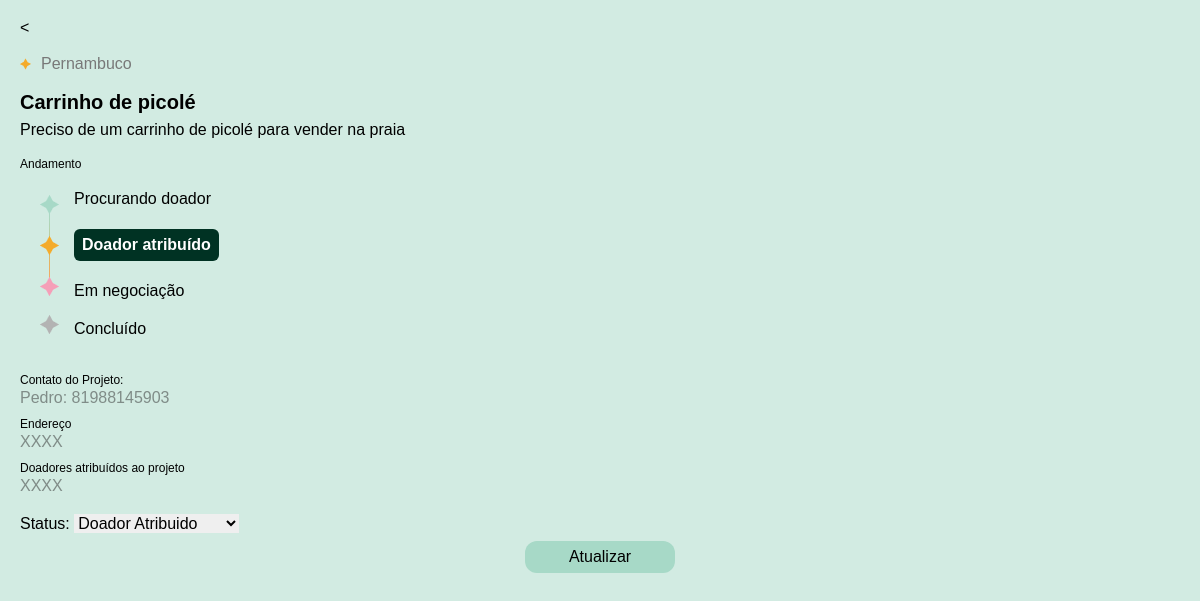
Before: /demand/1/ with the older database file.
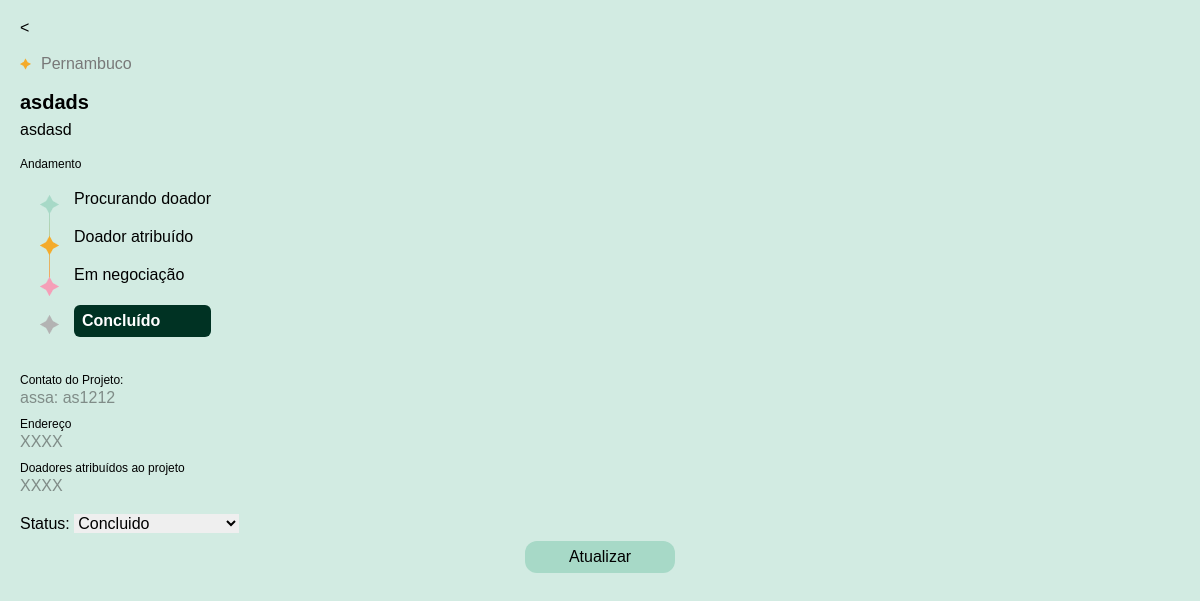
After: the same page with the newer database file.
### fullapp/models.py (models this page shows, shortened)
class Demand(models.Model):
    user = models.ForeignKey(User, on_delete=models.CASCADE, null=True, blank=True)
    title = models.CharField(max_length=255, null=True, blank=True)
    description = models.CharField(max_length=255, null=True, blank=True)
    status = models.CharField(choices=get_choices(StatusEnum), default=StatusEnum.IN_ANALISYS, max_length=255, null=True, blank=True)
    region = models.CharField(choices=get_choices(RegionEnum), default=RegionEnum.PERNAMBUCO, max_length=255, null=True, blank=True)
    user = models.ForeignKey(User, on_delete=models.CASCADE, null=True, blank=True)
    created_at = models.DateTimeField(auto_now_add=True)

class User(AbstractUser):
    ADMIN = 1
    AMBASSADOR = 2
    USER = 3
    ROLE_CHOICES = (
        (ADMIN, 'Admin'),
        (AMBASSADOR, 'Ambassador'),
        (USER, 'User'),
    )
    role = models.PositiveSmallIntegerField(choices=ROLE_CHOICES, default=USER)
    name = models.CharField(max_length=255, null=True, blank=True)
    phone = models.CharField(max_length=255, null=True, blank=True)
    email = models.CharField(max_length=255, null=True, blank=True)
    password = models.CharField(max_length=255, null=True, blank=True)
    project = models.CharField(max_length=50, null=True, blank=True)
    objective = models.CharField(max_length=255, null=True, blank=True)
    region = models.CharField(choices=get_choices(RegionEnum), default=RegionEnum.PERNAMBUCO, max_length=255, null=True, blank=True)

### fullapp/views.py (the view)
# urls.py: path('demand/<int:demand_id>/', demand_detail, name='demand_detail'),
def demand_detail(request, demand_id):
    demand = get_object_or_404(Demand, id=demand_id)
    if request.method == 'POST':
        form = DemandStatusForm(request.POST, instance=demand)
        if form.is_valid():
            form.save()
            return redirect('demand_detail', demand_id=demand.id)
    else:
        form = DemandStatusForm(instance=demand)
    return render(request, 'embassor/demand_detail.html', {'demand': demand, 'form': form})

### fullapp/forms.py
class DemandStatusForm(forms.ModelForm):
    status = forms.ChoiceField(choices=get_choices(StatusEnum))
    class Meta:
        model = Demand
        fields = ['status']

### fullapp/templates/embassor/demand_detail.html (shortened to what this page needs)
<!DOCTYPE html>
<html lang="en">
<head>
    <script src="https://cdn.tailwindcss.com"></script>
</head>
<body>
    <div class="back">
        <a href="/home"><</a>
    </div>
    <div class="region">
        <img src="../../static/img/vetor.png" alt="">
        <p>{{ demand.region }}</p>
    </div>
    <div class="title mb-6">
        <h1 class="font-bold text-[20px]">{{ demand.title }}</h1>
        <h2 class="text-[16px]">{{ demand.description }}</h2>
        <p>Andamento</p>
    </div>
    <div class="stage relative h-[140px]">
        <img src="../../static/img/vetor2.png" alt="" class="absolute left-[40px]">
        <div class="absolute left-[74px] flex flex-col gap-[22px]">
            {% if demand.status == 'Buscando Doadores' %}
            <p class="font-bold text-white bg-[#003223] px-2 py-2 rounded-md">Procurando doador</p>
            {% else %}
                <p>Procurando doador</p>
            {% endif %}
            {% if demand.status == 'Doador Atribuido' %}
                <p class="font-bold text-white bg-[#003223] px-2 py-2 rounded-md">Doador atribuído</p>
            {% else %}
                <p>Doador atribuído</p>
            {% endif %}
            {% if demand.status == 'Em negociação' %}
                <p class="font-bold text-white bg-[#003223] px-2 py-2 rounded-md">Em negociação</p>
            {% else %}
                <p>Em negociação</p>
            {% endif %}
            {% if demand.status == 'Concluido' %}
                <p class="font-bold text-white bg-[#003223] px-2 py-2 rounded-md">Concluído</p>
            {% else %}
                <p>Concluído</p>
            {% endif %}
        </div>
    </div>
    <div class="contatos mt-10">
        <h2 class="mb-1">Contato do Projeto:</h2>
        <p class="mb-3">{{ demand.user.name }}: {{ demand.user.phone }}</p>
        <h2 class="mb-1">Endereço</h2>
        <p class="mb-3">XXXX</p>
        <h2 class="mb-1">Doadores atribuídos ao projeto</h2>
        <p >XXXX</p>
    </div>
    <form method="post" action="">
        {{ form.as_p }}
        <button class="button" type="submit">Atualizar</button>
    </form>
</body>
</html>

Changed rows visible on the page:
changed Demand "Pernambuco": title "Carrinho de picolé" → "asdads"; description "Preciso de um carrinho de picolé para vender na praia" → "asdasd"; user.name "Pedro" → "assa"; user.phone "81988145903" → "as1212"; status "Doador Atribuido" → "Concluido"
